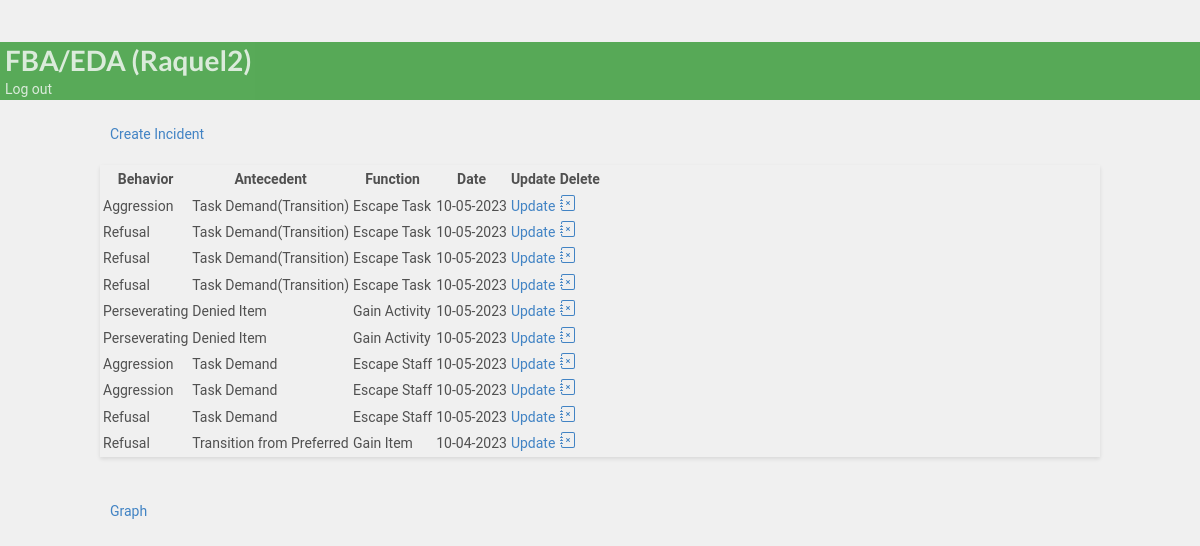
/data_entry_input/3/ (signed in), run on an earlier commit of the app's database.
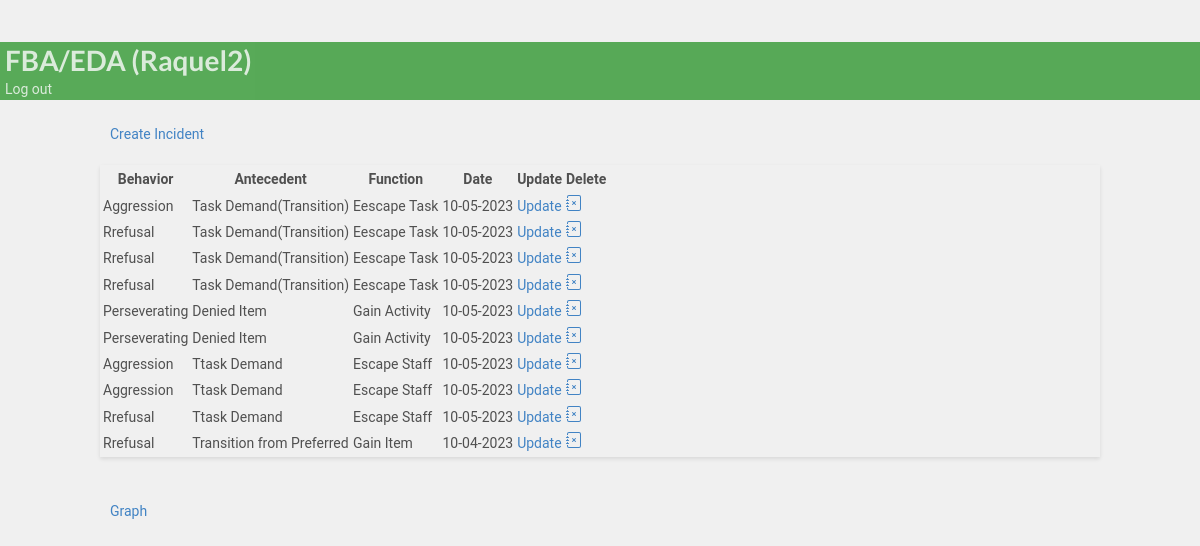
And on a later commit of the database.
### bip/models.py (models this page shows, shortened)
class Case(models.Model):
        student= models.ForeignKey(Student,on_delete=models.CASCADE)
        behavior = models.ForeignKey(Behavior, on_delete=models.CASCADE)
        user = models.ForeignKey(User, on_delete=models.CASCADE, default=None)
        anticedent = models.ForeignKey(Anticedent,on_delete=models.CASCADE, verbose_name='Antecedent')
        function = models.ForeignKey(Function,on_delete=models.CASCADE)
        consequence = models.ForeignKey(Consequence,on_delete=models.CASCADE)
        enviroment = models.ForeignKey(Enviroment,on_delete=models.CASCADE, null=True, blank=True, verbose_name='Setting')
        date_created = models.DateField(null=True, blank=True, default=timezone.now)
        duration = models.PositiveIntegerField(null=True, blank=True, verbose_name='Duration')
        time = models.TimeField(null=True, blank=True)
        frequency = models.PositiveIntegerField(null=True, blank=True,  default=1, verbose_name='Frequency')
        class Meta:
            ordering = ['-date_created']

class Behavior(models.Model):
        behaviorincident = models.CharField(max_length=30,verbose_name= 'Behavior')
        behavior_definition = models.CharField(null=True, blank=True, max_length=1000,verbose_name= 'Behavior Definition')
        student= models.ForeignKey(Student,on_delete=models.CASCADE)
        user = models.ForeignKey(User, on_delete=models.CASCADE,  default=None)
        def __str__(self):
          return self.behaviorincident

class Anticedent(models.Model):
        anticedentincident = models.CharField(max_length=50,verbose_name= 'Antecedent', null=True, blank=True)
        student= models.ForeignKey(Student,on_delete=models.CASCADE)
        anticedent_definition = models.CharField(null=True, blank=True, max_length=1000, verbose_name= 'Antecedent Definition')
        user = models.ForeignKey(User, on_delete=models.CASCADE,  default=None)
        def __str__(self):
          return self.anticedentincident

class Function(models.Model):
        behaviorfunction = models.CharField(max_length=30, null=True, blank=True,verbose_name= 'Function')
        student= models.ForeignKey(Student,on_delete=models.CASCADE)
        user = models.ForeignKey(User, on_delete=models.CASCADE,  default=None)
        def __str__(self):
          return self.behaviorfunction

### bip/views.py (the view)
# urls.py: path('data_entry_input/<pk>/', views.data_entry_input_view, name='data_entry_input'),
@login_required(login_url='data_entry_login')
@user_passes_test(is_data_entry)
def data_entry_input_view(request, pk):
    student = get_object_or_404(Student, pk=pk)
    student_behaviors = student.case_set.all()[:10]
    behavior = Behavior.objects.all()
    case = Case.objects.all()
    stbehavior = student.behavior_set.all()
    behaivorpest  = behavior.filter(pk=pk).filter(behaviorincident__icontains="behaviorincident")
    context = {'student_behaviors':student_behaviors,
               "student":student,
               }
    return render(request, 'bip/data_entry_input.html',context, )

### bip/context_processors.py (called while the page is built)
def user_context(request):
    user = get_user(request)
    return {'user': user}

### bip/templatetags/custom_filters.py (called while the page is built)
@register.filter(name='is_case_manager')
def is_case_manager(user):
    return user.groups.filter(name='CASE MANAGER').exists()

### bip/views.py (called while the page is built)
def is_data_entry(user):
    return user.groups.filter(name='DATA ENTRY').exists()

### bip/templates/bip/data_entry_input.html (shortened to what this page needs)
{% extends 'partials/base.html' %}
{% block content %}
<br>
<div class="container">
  <a class="btn btn-outline-info btn-sm btn-block" href="{% url 'bip:create_incident' student.id %}"
  >Create Incident</a>
<br/>
<div class="row">
  <div class="col-md">
    <div class="card card-body">
      <table class="table table-striped">
        <tr>
          <th>Behavior</th>
          <th>Antecedent</th>
          <th>Function</th>
          <th>Date</th>
          <th>Update</th>
          <th>Delete</th>
        </tr>
        {% for incident in student_behaviors %}
        <tr>
          <td>{{incident.behavior }}</td>
          <td>{{incident.anticedent}}</td>
          <td>{{incident.function}}</td>
          <td>{{incident.date_created|date:'m-d-Y'}}</td>
 <td> <a class="btn btn-warning" href="{% url 'bip:updatepost' pk=incident.pk student_id=incident.student_id %}" >Update</a></td>
 <td> <a class="btn btn-danger" href="{% url 'bip:delete_post' pk=incident.pk  %}"></a></td>
           {% endfor%}
        </tr>
      </table>
    </div>
  </div>
</div>
<br>
<a class="btn btn-outline-info btn-sm btn-block" href="{% url 'bip:snapshot_data_entry' student.id %}"
>Graph</a>
<br>
<br>
{% endblock%}

### bip/templates/partials/base.html (shortened to what this page needs)
{% load static %}
<!DOCTYPE html>
<html lang="en">
  <head>
    <link
      rel="stylesheet"
      href="https://cdn.jsdelivr.net/npm/bootstrap@4.6.1/dist/css/bootstrap.min.css"integrity="sha384-zCbKRCUGaJDkqS1kPbPd7TveP5iyJE0EjAuZQTgFLD2ylzuqKfdKlfG/eSrtxUkn"crossorigin="anonymous"
    />
    <link rel="stylesheet" type='text/css' href="https://cdnjs.cloudflare.com/ajax/libs/semantic-ui/2.2.14/semantic.min.css">
    <link rel="stylesheet" type="text/css" href="{% static 'css/style.css' %} ">
  </head>
  <body>
    {% load crispy_forms_tags %}
    {% include 'partials/nav.html'%} {% block content %} {% endblock %}
  </body>
</html>

### bip/templates/partials/nav.html (shortened to what this page needs)
{% load custom_filters %}
  <nav class="navbar navbar-dark ">
          <div class="navbar navbar-expand-lg">
                    {% if user.is_authenticated  %}
                    <div class="navbar-new">
                    <h1 class="logo"> <a class="colorwhite" href="">FBA/EDA ({{ user.username }})</a></h1>
          </div>
              <a class='colorwhite' class="nav-item nav-link" href="{% url 'bip:logout' %}"  >Log out</a>
          </div>
        {% endif %}
</nav>

### staticfiles/static_cdn/static_root/css/style.css (style rules this page uses)
body { background: white }
.navbar { opacity: 0.8; transition: 0.5s; background-color: #393 !important; color: #393; opacity: 0.8; transition: 0.5s; }
.navbar .colorwhite { color: white; ; text-decoration: none; padding: 5px; }
body { padding-top: 3rem; padding-bottom: 3rem; color: rgb(var(--bs-tertiary-color-rgb)); }

### bip/templates/bip/data_entry_input.html (style rules this page uses)
body { font-family: 'Roboto', sans-serif; background-color: #f0f0f0; color: #505050; line-height: 1.6; }
.container { max-width: 1000px; margin: auto; }
.btn-outline-info { width: 100%; padding: 10px; margin-bottom: 20px; }
.card { margin-bottom: 20px; box-shadow: 0 2px 4px rgba(0, 0, 0, 0.1); }
.table { margin-top: 20px; }

What changed in the data, as far as the page shows it:
changed through a linked row, Case (number 1 of 10 on the later page): function "Escape Task" → "Eescape Task"
changed through a linked row, Case (number 2 of 10 on the later page): behavior "Refusal" → "Rrefusal"; function "Escape Task" → "Eescape Task"
changed through a linked row, Case (number 3 of 10 on the later page): behavior "Refusal" → "Rrefusal"; function "Escape Task" → "Eescape Task"
changed through a linked row, Case (number 4 of 10 on the later page): behavior "Refusal" → "Rrefusal"; function "Escape Task" → "Eescape Task"
changed through a linked row, Case (number 7 of 10 on the later page): anticedent "Task Demand" → "Ttask Demand"
changed through a linked row, Case (number 8 of 10 on the later page): anticedent "Task Demand" → "Ttask Demand"
changed through a linked row, Case (number 9 of 10 on the later page): behavior "Refusal" → "Rrefusal"; anticedent "Task Demand" → "Ttask Demand"
changed through a linked row, Case "Transition from Preferred": behavior "Refusal" → "Rrefusal"
